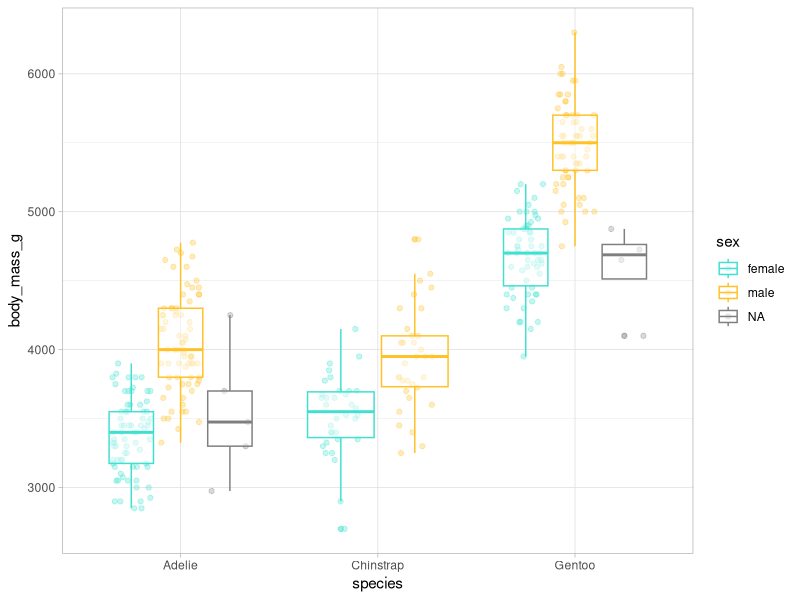
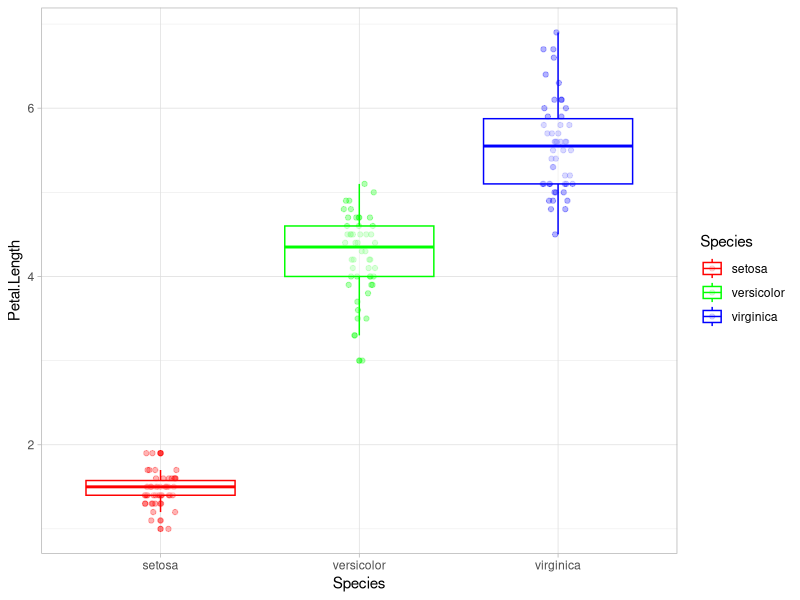

These figures' R source, in order:
## ---- chunk 1

library(palmerpenguins)
library(tidyverse)

# 1
adelie <- penguins |> 
  filter(species == "Adelie") |> 
  arrange(flipper_length_mm)

# 2
adelie_subset <- adelie |> 
  select(island, contains("bill"))

# 3
adelie2 <- adelie |> 
  select(-species)

## ---- chunk 2

# 1
penguins |> 
  group_by(island) |> 
  summarise(
    n = n(),
    mean_flipper_length = mean(flipper_length_mm, na.rm = TRUE)
  )

# 2
penguins |> 
  mutate(mass_by_length = (body_mass_g / 1000) / flipper_length_mm) |> 
  select(mass_by_length)

## ---- chunk 3

divide_by_100 <- function(x) {
  x / 100
}

divide_by_100(30)

## ---- chunk 4

# R base
standardise <- function(x, my.na.rm) {
  (x - mean(x, na.rm = my.na.rm)) / sd(x, na.rm = my.na.rm)
}

standardise(penguins$bill_length_mm, my.na.rm = T)

# Tidyverse
standardise_tidy <- function(x, my.na.rm) {
  ({{ x }} - mean({{ x }}, na.rm = my.na.rm)) / sd({{ x }}, na.rm = my.na.rm)
} 

penguins |> 
  mutate(st_bill_length = standardise_tidy(x = bill_length_mm, my.na.rm = T)) |> 
  select(bill_length_mm, st_bill_length)

## ---- chunk 5

penguins_num <- penguins |> 
  select(species, sex, where(is.numeric))

explore_penguins <-
  function(var) {
    ggplot(penguins_num, aes(x = species, y = .data[[var]], color = sex)) +
      geom_point(position = position_jitterdodge(), alpha = 0.3) +
      geom_boxplot(alpha = 0.5) +
      scale_color_manual(values = c("turquoise", "goldenrod1")) +
      theme_light() +
      ylab(var)
  }

explore_penguins("body_mass_g")

explore_df <- function(df, x_var, y_var, color) {
  ggplot(data = df, aes(x = .data[[x_var]], y = .data[[y_var]], color = .data[[color]])) + 
    geom_point(position = position_jitterdodge(), alpha = 0.3) +
    geom_boxplot(alpha = 0.5) + 
    scale_color_manual(values = rainbow(n = length(unique(df[[color]])))) +
    theme_light() + 
    ylab(y_var)
}

explore_df(df = iris,
           y_var = "Petal.Length",
           x_var = "Species",
           color = "Species")

## ---- chunk 6
Sys.time()
sessionInfo()
